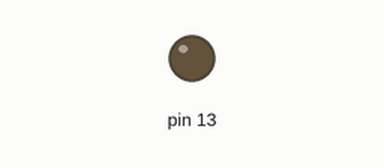
A sketch run on a simulated Arduino Uno, built with avr-gcc and run on an emulated ATmega328P. Parts: output pins drawn as LEDs (lit = HIGH). What the sketch prints to the serial monitor is not drawn.

Above: at 0.5 s.
At 5.0 s:
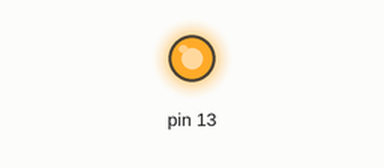
Timing chart, 0 to 6.9 s (numbered marks = the images above):
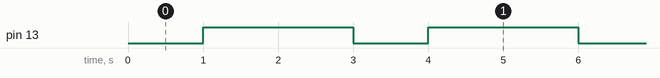

The sketch:

ESP01s_test.ino
```cpp
void setup() {
  Serial.begin(115200);
  pinMode(LED_BUILTIN, OUTPUT);     // Initialize the LED_BUILTIN pin as an output
}

// the loop function runs over and over again forever
void loop() {
  digitalWrite(LED_BUILTIN, LOW);   // Turn the LED on (Note that LOW is the voltage level
                                    // but actually the LED is on; this is because
                                    // it is acive low on the ESP-01)
  Serial.println("LED On!");
  delay(1000);                      // Wait for a second
  digitalWrite(LED_BUILTIN, HIGH);  // Turn the LED off by making the voltage HIGH
  Serial.println("LED Off!");
  Serial.write(1);
  Serial.write(2);
  Serial.write(49);
  Serial.print("hello");
  delay(2000);                      // Wait for two seconds (to demonstrate the active low LED)

}
```

Measured:
- by itself, pin 13: alternates HIGH for 2.0 s and LOW for 1.0 s
